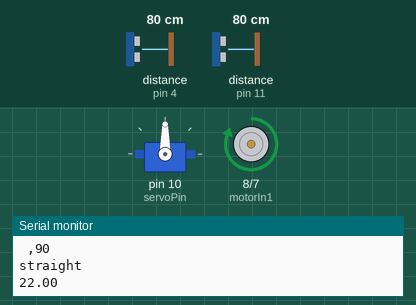
A sketch run on a simulated Arduino Uno, built with avr-gcc and run on an emulated ATmega328P. Shown: servo, motor-driver pin pairs drawn as motors (green arrow = first pin HIGH = forward, orange = second pin HIGH = backward, longer = more drive, scaled by the enable pin), the last lines printed to the serial monitor. Wiring (inferred from the names in the program): 2 × ultrasonic range finder: trigger pin 5, echo pin 4 / trigger pin 12, echo pin 11. Inputs (shaded band) come from the test bench; at power-on: distance to the obstacle (sensors on pin 4, pin 11) 80 cm. The echo pulse lasts 58.3 µs per cm.

Above: at 2.2 s.
2.3 s: distance to the obstacle (sensor on pin 4) set to 2 cm
At 2.8 s:
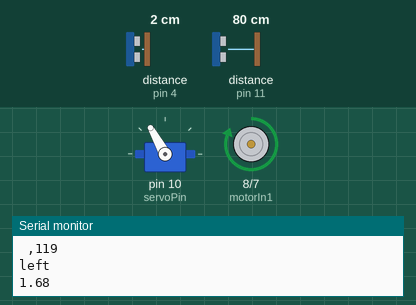
3.8 s: distance to the obstacle (sensor on pin 11) set to 20 cm
5.3 s: distance to the obstacle (sensor on pin 11) set to 15 cm
At 6.3 s:
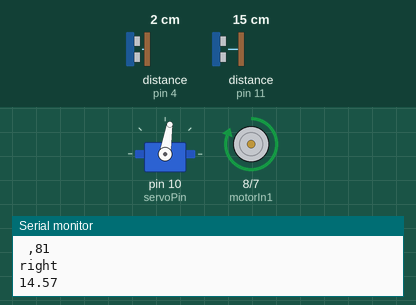
6.8 s: distance to the obstacle (sensor on pin 11) set to 2 cm
At 7.3 s:
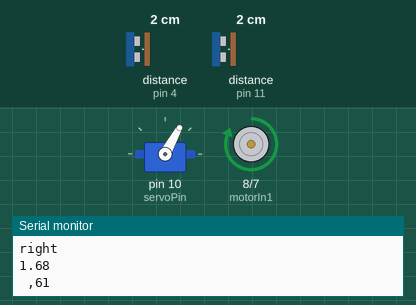
Timing chart, 0 to 9.3 s (numbered marks = the images above; inputs shaded):
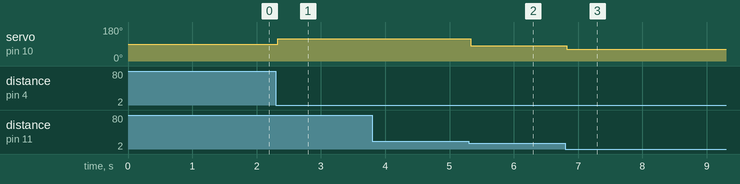

Measured:
- the behaviour switches between 18 and 17 cm on distance to the obstacle (sensor on pin 11) (found by bisection; images 1 and 2)
- after the input at 2.3 s, servo on pin 10 (servoPin): 90° → 119° at once
- after the input at 5.3 s, servo on pin 10 (servoPin): 119° → 81° at once
- after the input at 6.8 s, servo on pin 10 (servoPin): 81° → 61° at once

The sketch:

sketch_sep18a.ino
```cpp
#include <Servo.h>
#define ROTATION_THRESHOLD 5

int previousStreerAngle = 90;
// consts
const int minimumDistance = 20;
int maxSteerDegree = 30;

// Servo
const int servoPin = 10;
Servo Servo;

// left sonar
const int pingPinLeft = 12;
const int echoPinLeft = 11;
float leftDistance = 0;

// right sonar
const int echoPinRight = 4;
const int pingPinRight = 5;
float rightDistance = 0;

// motor driver
const int enable = 9;
const int motorIn1 = 8;
const int motorIn2 = 7;

unsigned long now_time = 0;
int degreeToSteer = 0;

float get_distance_cm(String sonar)
{
  digitalWrite(sonar == "left" ? pingPinLeft : pingPinRight, LOW);
  delayMicroseconds(2);
  digitalWrite(sonar == "left" ? pingPinLeft : pingPinRight, HIGH);
  delayMicroseconds(10);
  digitalWrite(sonar == "left" ? pingPinLeft : pingPinRight, LOW);
  float duration = pulseIn(sonar == "left" ? echoPinLeft : echoPinRight, HIGH);
  return duration * 0.034 / 2;
}


void steering(String direction, float currentDistance) {
  int changeInRotation = map(currentDistance,0,minimumDistance,maxSteerDegree,0);
  if (direction == "left") {
    // mapping the steering
    degreeToSteer = 90 + changeInRotation;
  } else if(direction == "right") {
    degreeToSteer = 90 - changeInRotation;
  }else{
    degreeToSteer = 90;
    Servo.write(degreeToSteer);
  }

  Serial.println(direction);
  Serial.println(currentDistance);
  Serial.print(" ,");
  Serial.println(degreeToSteer);

  // need to think of delay

  // Will ignore the rotation if the angle of rotation in below the threshold
  if(abs(degreeToSteer - previousStreerAngle) > ROTATION_THRESHOLD) {
    Servo.write(degreeToSteer);
  }
}

void go_forward(int speed)
{
  digitalWrite(motorIn1, HIGH);
  digitalWrite(motorIn2, LOW);
  analogWrite(enable, speed);
}

void stop()
{
  digitalWrite(motorIn1, LOW);
  digitalWrite(motorIn2, LOW);
  analogWrite(enable, 0);
}

void setup()
{

  // servo configuration
  Servo.attach(servoPin);
  Servo.write(90);
  delay(1000);

  // sonar left
  pinMode(pingPinLeft, OUTPUT);
  pinMode(echoPinLeft, INPUT);

  // sonar right
  pinMode(pingPinRight, OUTPUT);
  pinMode(echoPinRight, INPUT);

  // motor driver
  pinMode(enable, OUTPUT);
  pinMode(motorIn1, OUTPUT);
  pinMode(motorIn2, OUTPUT);

  go_forward(255);

  Serial.begin(9600);
}

void loop()
{
  leftDistance = get_distance_cm("left");
  rightDistance = get_distance_cm("right");

  if (leftDistance < minimumDistance)
  {
    steering("right", leftDistance);
  }
  else if (rightDistance < minimumDistance)
  {
    steering("left", rightDistance);
  }else{
    steering("straight", 22);
  }
}
```
